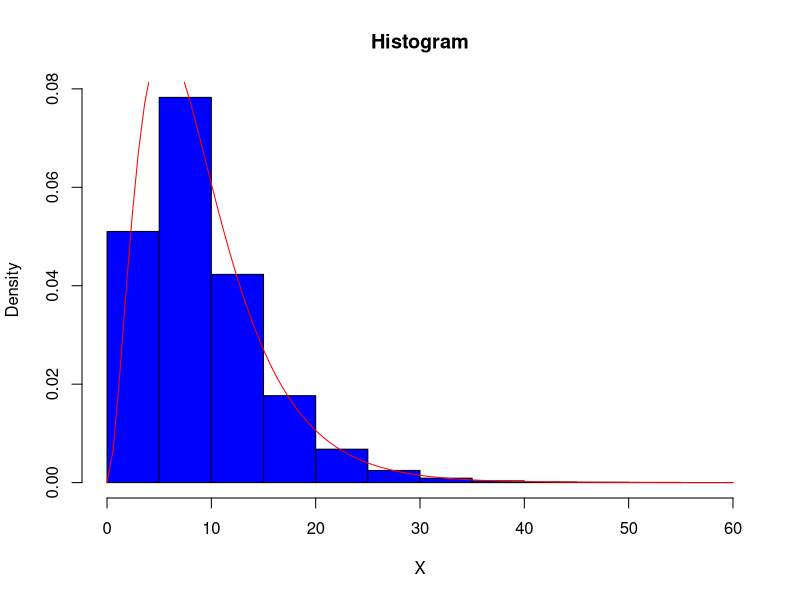

Source code (R):
" This fucntion takes input as number of Simulation of trials and 
  return as mean of experiment performed"
calExpectedValue <- function(nSteps) {
nExp <- 3 
rate <- 0.2
# replciating the experiment number of times as entered by the user 
# rate is 0.2 /min becasue mean is given as 5 min 
X <- replicate(nSteps,max(rexp(nExp,rate = rate)))
# Building histogram 
# opening new window everytime
dev.new()
hist(X,probability = TRUE ,main = "Histogram" , col ="blue")
# building curve
curve(0.6*(1-exp(-0.2*x))^2*exp(-0.2*x), add = TRUE , col = "red")
# calculation mean 
expValue <- mean(X)
return (expValue)
}
# Initial Setup to perform experiment
nSteps <- 100000
nTrials <-1
# replication of whole experiment n number of times
expValue <-replicate(nTrials,calExpectedValue(nSteps))
# expvalue is a vector which contains mean for all trials 
expValue

